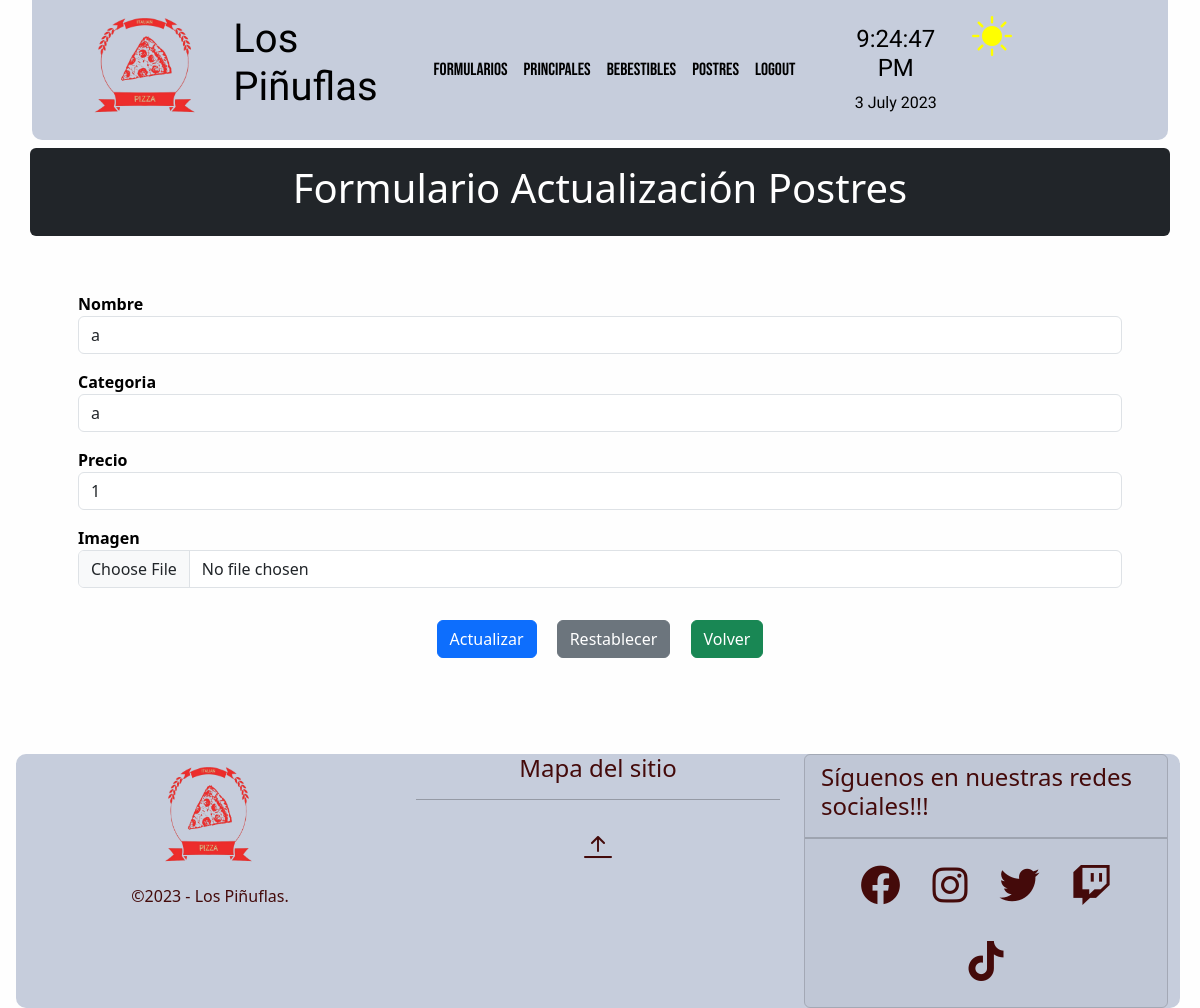
The app's page /crud/postres/edit/2, older data.
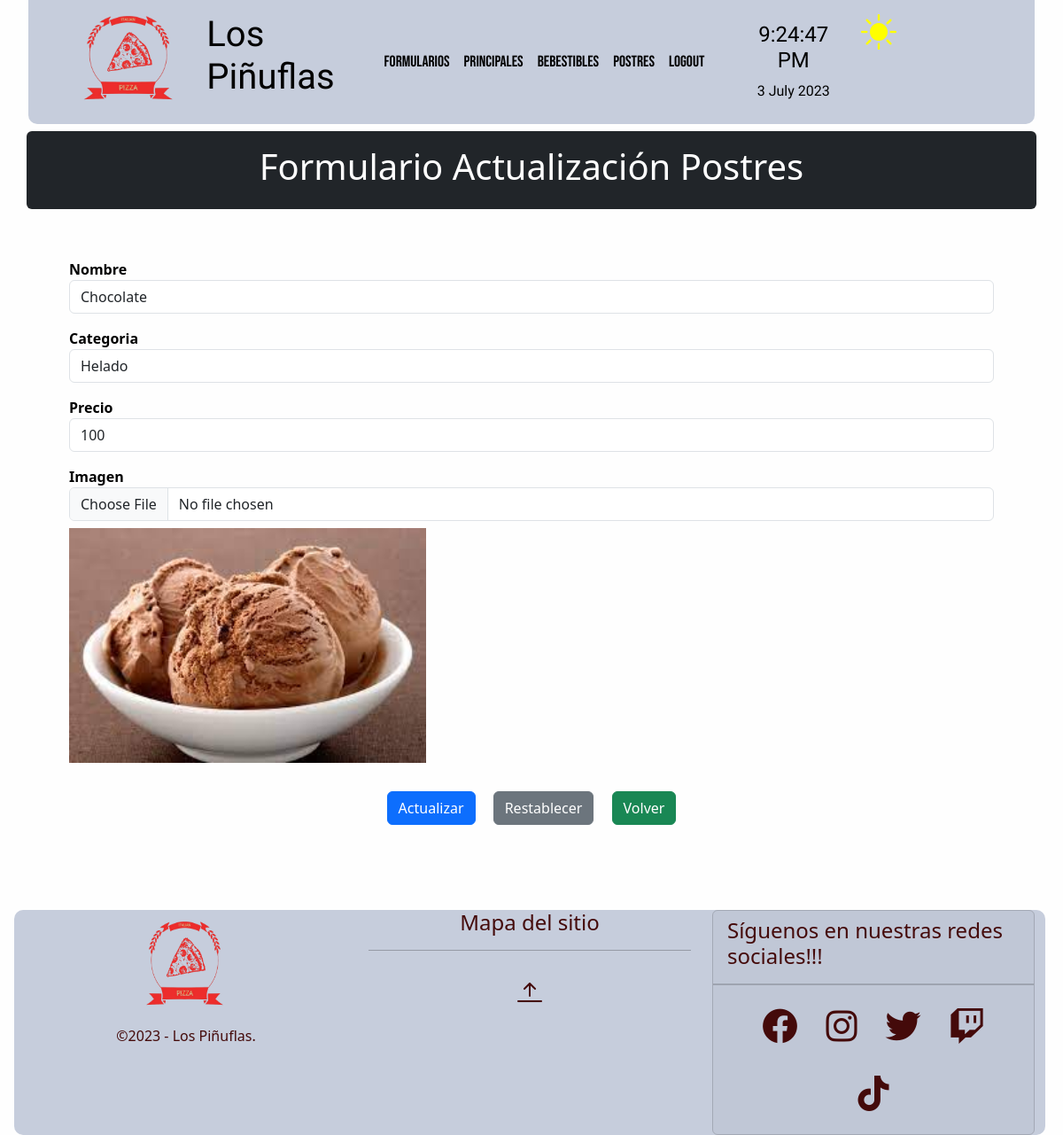
The same page, newer data.
### crud/models.py (models this page shows, shortened)
class Postre(models.Model):
    nombre=models.CharField(max_length=20)
    categoria=models.CharField(max_length=20)
    precio=models.IntegerField()
    image = models.ImageField(verbose_name='Imagen',upload_to='media/postre',null=True,blank=True)
    class Meta:
        ordering = ['categoria','nombre']

### crud/views.py (the view, shortened to what this page needs)
# urls.py: path('postres/edit/<str:postre_id>', postre_update, name="postre-edit"),
def postre_update(request,postre_id):
    try:
        postre = Postre.objects.get(id = postre_id)
        form = PostreForm(instance=postre)
        context = {'form':form}
        return render(request,'crud/postre-edit.html',context)
    except:
        return redirect(reverse('postres') + '?NO_EXISTS')

### crud/forms.py
class PostreForm(ModelForm):
    class Meta:
        model = Postre
        fields = [
            'nombre',
            'categoria',
            'precio',
            'image'
        ]
        labels = {
            'nombre' : 'Nombre',
            'categoria': 'Categoria',
            'precio': 'Precio',
            'image':'Imagen'
        }
        widgets = {
            'nombre':forms.TextInput(attrs={'class':'form-control'}),
            'categoria':forms.TextInput(attrs={'class':'form-control'}),
            'precio':forms.TextInput(attrs={'class':'form-control'}),
            'image':forms.FileInput(attrs={'class':'form-control'})
        }

### crud/templates/crud/postre-edit.html (shortened to what this page needs)
{% extends 'crud/base.html' %}
{% load static %}
{% block content %}
<div class="container my-2 py-3 bg-dark text-white text-center rounded">
    <h1>Formulario Actualización Postres</h1>
</div>
<div class="container my-2 p-5">
    <form action="" method="post" enctype="multipart/form-data">
        <div class="form-group mb-3">
            <label for="nombre" class="fw-bold">Nombre</label>
            <div class="input-group">
                {{form.nombre}}
            </div>
        </div>
        <div class="form-group mb-3">
            <label for="categoria" class="fw-bold">Categoria</label>
            <div class="input-group">
                {{form.categoria}}
            </div>
        </div>
        <div class="form-group mb-3">
            <label for="precio" class="fw-bold">Precio</label>
            <div class="input-group">
                {{form.precio}}
            </div>
        </div>
        <div class="form-group mb-3">
            <label for="image" class="fw-bold">Imagen</label>
            <div class="input-group">
                {{form.image}}
            </div>
            {% if form.instance.image %}
                <div class="row my-2">
                    <img class="img-update" src="{{form.instance.image.url}}" alt="{{form.instance.title}}">
                </div>
            {% endif %}
        </div>
        <div class="text-center my-4">
            <input type="submit" class="btn btn-primary m-2" id="actualizar" value="Actualizar">
            <input type="reset" class="btn btn-secondary m-2" id="limpiar" value="Restablecer">
            <a class="btn btn-success m-2" href="{% url 'postres' %}">Volver</a>
        </div>
    </form>
</div>
{% endblock %}

Row changes from the older to the newer data that the page shows:
changed Postre: nombre "a" → "Chocolate"; categoria "a" → "Helado"; precio "1" → "100"; instance.image: picture added
